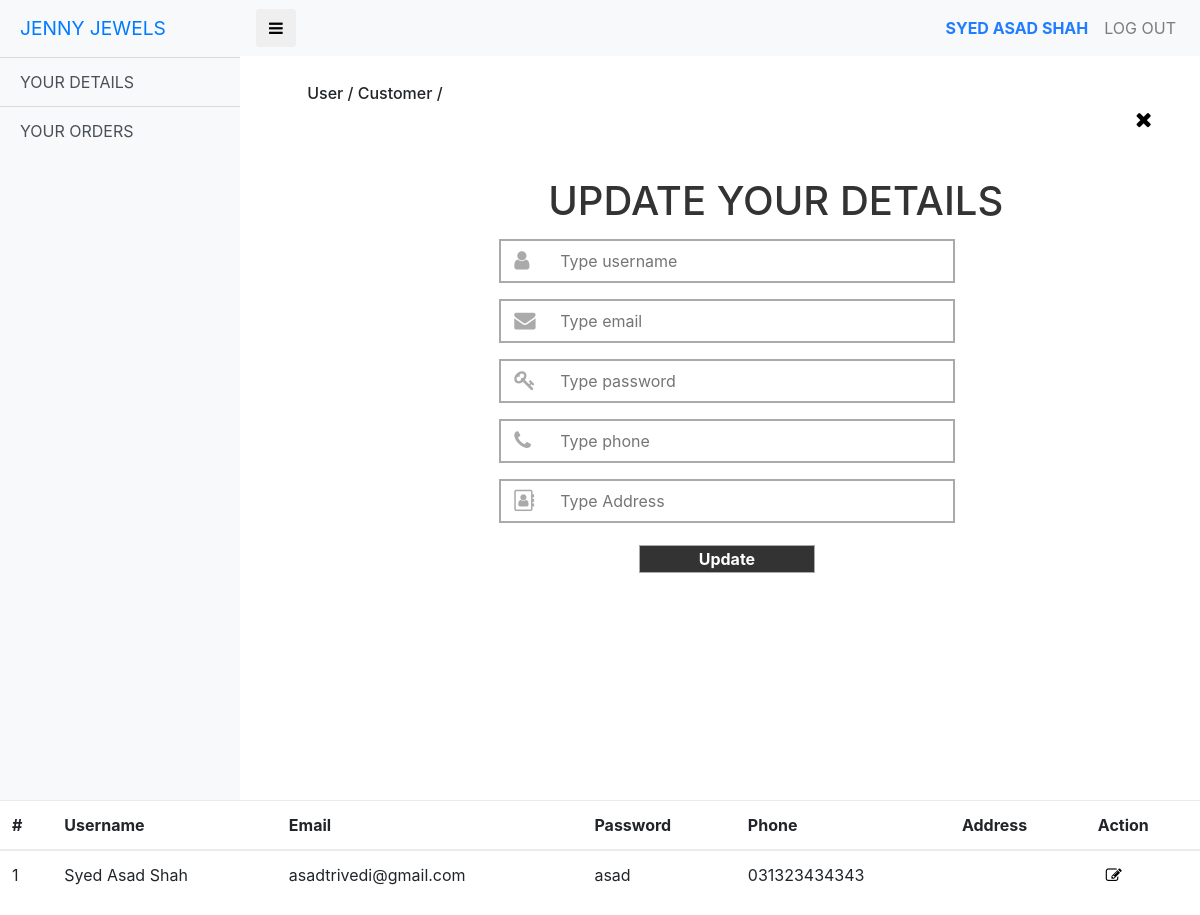
/cust_update.php (signed in), run on the app's committed database.
### tables this page shows
CREATE TABLE `customer` (
  `c_id` int(11) NOT NULL,
  `c_name` varchar(255) NOT NULL,
  `c_email` varchar(255) NOT NULL,
  `c_password` varchar(255) NOT NULL,
  `c_phone` varchar(255) NOT NULL
);

### cust_action.php (called while the page is built, shortened)
<?php
 $up_id = $_SESSION['c_id'];
$update = true;
    $myusername="";
    $myemail = "";
    $mypassword="";
    $myphone="";
    $myaddress="";
?>

### cust_update.php (the view, shortened to what this page needs)
<?php include 'userheader.php';
 include 'cust_action.php';
 ?>
<H6 style="margin-left: 7%; margin-top: 3%;">User / Customer /</H6>
<h6><a href="user.php"  style="float: right; margin-right: 5%; text-decoration: none; color: black;"><i class="fa fa-times fa-lg"></i></a></h6>
<div style="margin-top: 8%; margin-left: 27%;">
			<?php if($update == true){ ?> <h1 style="margin-left: 7%; color:#333333;">UPDATE YOUR DETAILS</h1> <?php } else{ ?>
			<h1 style="margin-left: 7%; color:#333333;">UPDATE YOUR DETAILS </h1> <?php } ?>
<form action="cust_action.php" method="POST" >
<div class="inputWithIcon">
<input type="text" name="name" value="<?php echo $myusername; ?>" placeholder="&nbsp;&nbsp;Type username" required>
  <i class="fa fa-user fa-lg fa-fw" aria-hidden="true"></i>
</div>
<div class="inputWithIcon ">
	<input type="text" name="email" value="<?php echo $myemail; ?>" placeholder="&nbsp;&nbsp;Type email " required>
	<i class="fa fa-envelope fa-lg fa-fw" aria-hidden="true"></i>
</div>
<div class="inputWithIcon ">
	<input type="text" name="password" value="<?php echo $mypassword; ?>" placeholder="&nbsp;&nbsp;Type password " required>
	<i class="fa fa-key fa-lg fa-fw" aria-hidden="true"></i>
</div>
<div class="inputWithIcon ">
	<input type="text" name="phone" value="<?php echo $myphone; ?>" placeholder="&nbsp;&nbsp;Type phone  " required>
	<i class="fa fa-phone fa-lg fa-fw" aria-hidden="true"></i>
</div>
<div class="inputWithIcon ">
	<input type="text" name="address" value="<?php echo $myaddress; ?>" placeholder="&nbsp;&nbsp;Type Address " required>
	<i class="fa fa-address-book-o fa-lg fa-fw" aria-hidden="true"></i>
</div>
<div class="form-group btn_class">
		<?php if($update == true ){?>
		<input type="submit" name="up" class="btn  btn-block " value="Update" >
	<?php } else {?>
	<input type="submit" name="up" class="btn  btn-block" value="Update" >
<?php } ?>
</div>
 </form>
 </div>
 <?php include 'userfooter.php'; ?>
			<table class="table  table-stripped tbl">
    <thead>
      <tr>
        <th>#</th>
        <th>Username</th>
        <th>Email</th>
        <th>Password</th>
        <th>Phone</th>
        <th>Address</th>
        <th>Action</th>
      </tr>
    </thead>
    <tbody>
    			 	<?php
 $query = "select * from customer where c_id=$up_id";
 $result = mysqli_query($conn,$query);
 while($res = mysqli_fetch_array($result)){
 ?>
      <tr>
        <td><?php echo $res['c_id'];  ?></td>
        <td><?php echo $res['c_name'];  ?></td>
        <td><?php echo $res['c_email'];  ?></td>
        <td><?php echo $res['c_password'];  ?></td>
        <td><?php echo $res['c_phone'];  ?></td>
        <td><?php echo $res['c_address'];  ?></td>
         <td>
     <a href="cust_update.php?edit=<?php echo $res['c_id']; ?>" class="p-2"  style="text-decoration: none; color: black;"><i class="fa fa-edit"></i></a>
 </td>
      </tr>
     <?php
 }
 ?>
  </table>

### css/simple-sidebar.css (style rules this page uses)
body { overflow-x: hidden; }

### css/style4.css (style rules this page uses)
input[type="text"] { width: 65%; border: 2px solid #aaa; margin: 8px 0; outline: none; padding: 8px; box-sizing: border-box; transition: 0.3s; }
.inputWithIcon input[type="text"] { padding-left: 50px; }
.inputWithIcon { position: relative; }
.inputWithIcon i { position: absolute; left: 1%; top: 13px; padding: 9px 8px; color: #aaa; transition: 0.3s; }
input[type="submit"] { margin-left: 20%; width: 25% !important; padding: 3px; border-radius: 0px !important; font-weight: bold; background-color: #333333; border: 1px solid #aaa; box-shadow: none; cursor: pointer; transition: .5s; color:white; margin-top: 2%; margin-bottom: 2%; }

### data on the page
customer: c_id "1", c_name "Syed Asad Shah", c_email "asadtrivedi@gmail.com", c_password "asad", c_phone "031323434343"

### other printed values
$_SESSION['username'] "SYED ASAD SHAH"
